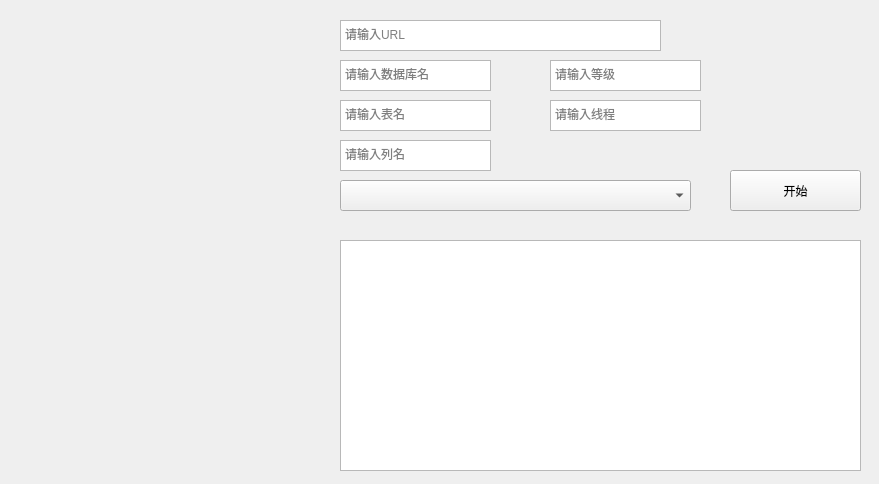
<?xml version="1.0" encoding="UTF-8"?>
<ui version="4.0">
 <class>Form</class>
 <widget class="QWidget" name="Form">
  <property name="geometry">
   <rect>
    <x>0</x>
    <y>0</y>
    <width>879</width>
    <height>484</height>
   </rect>
  </property>
  <property name="windowTitle">
   <string>sqlmap</string>
  </property>
  <widget class="QPlainTextEdit" name="text1">
   <property name="geometry">
    <rect>
     <x>340</x>
     <y>20</y>
     <width>321</width>
     <height>31</height>
    </rect>
   </property>
   <property name="placeholderText">
    <string>请输入URL</string>
   </property>
  </widget>
  <widget class="QPlainTextEdit" name="text2">
   <property name="geometry">
    <rect>
     <x>340</x>
     <y>60</y>
     <width>151</width>
     <height>31</height>
    </rect>
   </property>
   <property name="placeholderText">
    <string>请输入数据库名</string>
   </property>
  </widget>
  <widget class="QPlainTextEdit" name="text3">
   <property name="geometry">
    <rect>
     <x>340</x>
     <y>100</y>
     <width>151</width>
     <height>31</height>
    </rect>
   </property>
   <property name="placeholderText">
    <string>请输入表名</string>
   </property>
  </widget>
  <widget class="QPlainTextEdit" name="text4">
   <property name="geometry">
    <rect>
     <x>340</x>
     <y>140</y>
     <width>151</width>
     <height>31</height>
    </rect>
   </property>
   <property name="placeholderText">
    <string>请输入列名</string>
   </property>
  </widget>
  <widget class="QComboBox" name="comboBox">
   <property name="geometry">
    <rect>
     <x>340</x>
     <y>180</y>
     <width>351</width>
     <height>31</height>
    </rect>
   </property>
  </widget>
  <widget class="QPushButton" name="button1">
   <property name="geometry">
    <rect>
     <x>730</x>
     <y>170</y>
     <width>131</width>
     <height>41</height>
    </rect>
   </property>
   <property name="text">
    <string>开始</string>
   </property>
  </widget>
  <widget class="QTextBrowser" name="textx1">
   <property name="geometry">
    <rect>
     <x>340</x>
     <y>240</y>
     <width>521</width>
     <height>231</height>
    </rect>
   </property>
  </widget>
  <widget class="QLabel" name="label">
   <property name="geometry">
    <rect>
     <x>30</x>
     <y>20</y>
     <width>291</width>
     <height>441</height>
    </rect>
   </property>
   <property name="text">
    <string/>
   </property>
   <property name="pixmap">
    <pixmap resource="../img/pic.qrc">:/新前缀/1.png</pixmap>
   </property>
  </widget>
  <widget class="QPlainTextEdit" name="text5">
   <property name="geometry">
    <rect>
     <x>550</x>
     <y>60</y>
     <width>151</width>
     <height>31</height>
    </rect>
   </property>
   <property name="placeholderText">
    <string>请输入等级</string>
   </property>
  </widget>
  <widget class="QPlainTextEdit" name="text6">
   <property name="geometry">
    <rect>
     <x>550</x>
     <y>100</y>
     <width>151</width>
     <height>31</height>
    </rect>
   </property>
   <property name="placeholderText">
    <string>请输入线程</string>
   </property>
  </widget>
  <zorder>text1</zorder>
  <zorder>text2</zorder>
  <zorder>text3</zorder>
  <zorder>text4</zorder>
  <zorder>comboBox</zorder>
  <zorder>button1</zorder>
  <zorder>textx1</zorder>
  <zorder>text5</zorder>
  <zorder>text6</zorder>
  <zorder>label</zorder>
 </widget>
 <resources>
  <include location="../img/pic.qrc"/>
 </resources>
 <connections/>
</ui>
